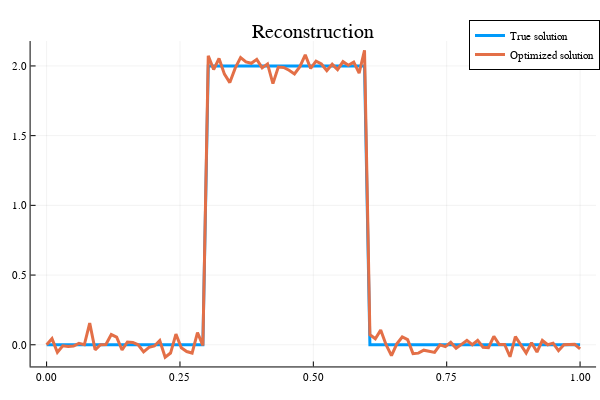

The code cell stored with this chart in its notebook:
### Code cell
x=[xt,xbest];

plot(px,x,title="Reconstruction",label=["True solution" "Optimized solution"],lw=3)

### Figure 1 — Plotly figure (JSON) as saved in the notebook; plotly's stock layout.template omitted (floating-point values rounded to 4 significant figures)
{"data": [{"colorbar": {"title": ""}, "legendgroup": "True solution", "line": {"color": "rgba(0, 154, 250, 1.000)", "dash": "solid", "shape": "linear", "width": 3}, "mode": "lines", "name": "True solution", "showlegend": true, "type": "scatter", "x": [0, 0.0101, 0.0202, 0.0303, 0.0404, 0.05051, 0.06061, 0.07071, 0.08081, 0.09091, 0.101, 0.1111, 0.1212, 0.1313, 0.1414, 0.1515, 0.1616, 0.1717, 0.1818, 0.1919, 0.202, 0.2121, 0.2222, 0.2323, 0.2424, 0.2525, 0.2626, 0.2727, 0.2828, 0.2929, 0.303, 0.3131, 0.3232, 0.3333, 0.3434, 0.3535, 0.3636, 0.3737, 0.3838, 0.3939, 0.404, 0.4141, 0.4242, 0.4343, 0.4444, 0.4545, 0.4646, 0.4747, 0.4848, 0.4949, 0.5051, 0.5152, 0.5253, 0.5354, 0.5455, 0.5556, 0.5657, 0.5758, 0.5859, 0.596, 0.6061, 0.6162, 0.6263, 0.6364, 0.6465, 0.6566, 0.6667, 0.6768, 0.6869, 0.697, 0.7071, 0.7172, 0.7273, 0.7374, 0.7475, 0.7576, 0.7677, 0.7778, 0.7879, 0.798, 0.8081, 0.8182, 0.8283, 0.8384, 0.8485, 0.8586, 0.8687, 0.8788, 0.8889, 0.899, 0.9091, 0.9192, 0.9293, 0.9394, 0.9495, 0.9596, 0.9697, 0.9798, 0.9899, 1], "xaxis": "x", "y": [0, 0, 0, 0, 0, 0, 0, 0, 0, 0, 0, 0, 0, 0, 0, 0, 0, 0, 0, 0, 0, 0, 0, 0, 0, 0, 0, 0, 0, 0, 2, 2, 2, 2, 2, 2, 2, 2, 2, 2, 2, 2, 2, 2, 2, 2, 2, 2, 2, 2, 2, 2, 2, 2, 2, 2, 2, 2, 2, 2, 0, 0, 0, 0, 0, 0, 0, 0, 0, 0, 0, 0, 0, 0, 0, 0, 0, 0, 0, 0, 0, 0, 0, 0, 0, 0, 0, 0, 0, 0, 0, 0, 0, 0, 0, 0, 0, 0, 0, 0], "yaxis": "y", "zmax": null, "zmin": null}, {"colorbar": {"title": ""}, "legendgroup": "Optimized solution", "line": {"color": "rgba(227, 111, 71, 1.000)", "dash": "solid", "shape": "linear", "width": 3}, "mode": "lines", "name": "Optimized solution", "showlegend": true, "type": "scatter", "x": [0, 0.0101, 0.0202, 0.0303, 0.0404, 0.05051, 0.06061, 0.07071, 0.08081, 0.09091, 0.101, 0.1111, 0.1212, 0.1313, 0.1414, 0.1515, 0.1616, 0.1717, 0.1818, 0.1919, 0.202, 0.2121, 0.2222, 0.2323, 0.2424, 0.2525, 0.2626, 0.2727, 0.2828, 0.2929, 0.303, 0.3131, 0.3232, 0.3333, 0.3434, 0.3535, 0.3636, 0.3737, 0.3838, 0.3939, 0.404, 0.4141, 0.4242, 0.4343, 0.4444, 0.4545, 0.4646, 0.4747, 0.4848, 0.4949, 0.5051, 0.5152, 0.5253, 0.5354, 0.5455, 0.5556, 0.5657, 0.5758, 0.5859, 0.596, 0.6061, 0.6162, 0.6263, 0.6364, 0.6465, 0.6566, 0.6667, 0.6768, 0.6869, 0.697, 0.7071, 0.7172, 0.7273, 0.7374, 0.7475, 0.7576, 0.7677, 0.7778, 0.7879, 0.798, 0.8081, 0.8182, 0.8283, 0.8384, 0.8485, 0.8586, 0.8687, 0.8788, 0.8889, 0.899, 0.9091, 0.9192, 0.9293, 0.9394, 0.9495, 0.9596, 0.9697, 0.9798, 0.9899, 1], "xaxis": "x", "y": [-0.0002572, 0.0436, -0.05422, -0.007351, -0.01284, -0.008775, 0.01032, -4.682e-05, 0.155, -0.0362, -5.353e-05, 0.001895, 0.07315, 0.05473, -0.03727, 0.01967, 0.01683, 1.426e-06, -0.05121, -0.01841, -0.008803, 0.03007, -0.08951, -0.05933, 0.0763, -0.02206, -0.04859, -0.0594, 0.08704, -0.004297, 2.073, 1.974, 2.053, 1.941, 1.881, 1.985, 2.06, 2.029, 2.019, 2.047, 1.986, 2.015, 1.873, 1.992, 1.989, 1.969, 1.943, 1.995, 2.079, 1.982, 2.034, 2.014, 1.967, 2.012, 1.974, 2.031, 2.004, 2.027, 1.949, 2.113, 0.07281, 0.04327, 0.1052, 4.251e-05, -0.07833, 0.006895, 0.05601, 0.03686, -0.06372, -0.06014, -0.03888, -0.04607, -0.05444, 4.314e-06, -0.0133, 0.01698, -0.02519, 0.002673, 0.03108, -5.045e-05, 0.03217, -0.01737, -0.02091, 0.06091, 0.001683, 0.002564, -0.08601, 0.05812, -0.003338, -0.05933, 0.01503, -0.0522, 0.03078, 0.0001546, 0.01147, -0.04243, -1.947e-05, -7.413e-05, 0.002846, -0.02921], "yaxis": "y", "zmax": null, "zmin": null}], "layout": {"annotations": [{"font": {"color": "rgba(0, 0, 0, 1.000)", "family": "sans-serif", "size": 20}, "rotation": 0, "showarrow": false, "text": "Reconstruction", "x": 0.5222, "xanchor": "center", "xref": "paper", "y": 1, "yanchor": "top", "yref": "paper"}], "height": 400, "legend": {"bgcolor": "rgba(255, 255, 255, 1.000)", "bordercolor": "rgba(0, 0, 0, 1.000)", "borderwidth": 1, "font": {"color": "rgba(0, 0, 0, 1.000)", "family": "sans-serif", "size": 11}, "title": {"font": {"color": "rgba(0, 0, 0, 1.000)", "family": "sans-serif", "size": 15}, "text": ""}, "tracegroupgap": 0, "traceorder": "normal", "x": 1, "xanchor": "auto", "y": 1, "yanchor": "auto"}, "margin": {"b": 20, "l": 0, "r": 0, "t": 20}, "paper_bgcolor": "rgba(255, 255, 255, 1.000)", "plot_bgcolor": "rgba(255, 255, 255, 1.000)", "showlegend": true, "width": 600, "xaxis": {"anchor": "y", "domain": [0.05101, 0.9934], "gridcolor": "rgba(0, 0, 0, 0.100)", "gridwidth": 0.5, "linecolor": "rgba(0, 0, 0, 1.000)", "mirror": false, "range": [-0.03, 1.03], "showgrid": true, "showline": true, "showticklabels": true, "tickangle": 0, "tickcolor": "rgb(0, 0, 0)", "tickfont": {"color": "rgba(0, 0, 0, 1.000)", "family": "sans-serif", "size": 11}, "tickmode": "array", "ticks": "inside", "ticktext": ["0.00", "0.25", "0.50", "0.75", "1.00"], "tickvals": [0, 0.25, 0.5, 0.75, 1], "title": "", "titlefont": {"color": "rgba(0, 0, 0, 1.000)", "family": "sans-serif", "size": 15}, "type": "-", "visible": true, "zeroline": false, "zerolinecolor": "rgba(0, 0, 0, 1.000)"}, "yaxis": {"anchor": "x", "domain": [0.03762, 0.9415], "gridcolor": "rgba(0, 0, 0, 0.100)", "gridwidth": 0.5, "linecolor": "rgba(0, 0, 0, 1.000)", "mirror": false, "range": [-0.1556, 2.179], "showgrid": true, "showline": true, "showticklabels": true, "tickangle": 0, "tickcolor": "rgb(0, 0, 0)", "tickfont": {"color": "rgba(0, 0, 0, 1.000)", "family": "sans-serif", "size": 11}, "tickmode": "array", "ticks": "inside", "ticktext": ["0.0", "0.5", "1.0", "1.5", "2.0"], "tickvals": [0, 0.5, 1, 1.5, 2], "title": "", "titlefont": {"color": "rgba(0, 0, 0, 1.000)", "family": "sans-serif", "size": 15}, "type": "-", "visible": true, "zeroline": false, "zerolinecolor": "rgba(0, 0, 0, 1.000)"}}}
